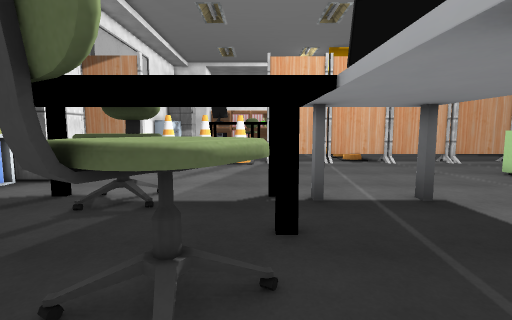
view 1 (above)

24 first-person views from a walk through a Unity game level. The camera is 1.4 m above the floor, tilts 6° down and sees 85° across. The floor is counted in squares, 0.75 m on a side. Each view is taken from the middle of a square. On the plan, view 1 faces up. The plan holds only what a view shows up to about 16 squares ahead; the rest is blank. The place goes on beyond the plan. The player is left out. Door leaves are left out, so doorways stand open. Some surface patterns are stand-ins.

view 2
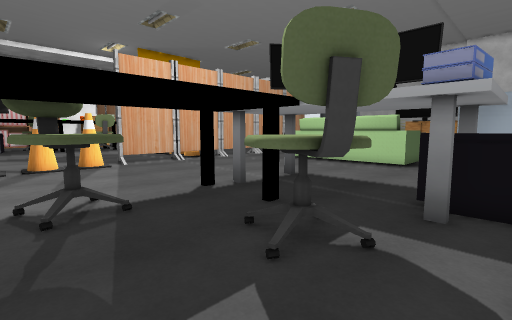

view 3
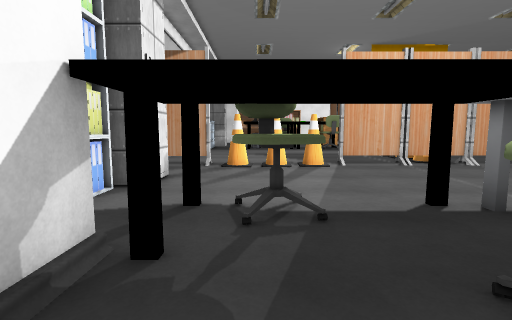

view 4
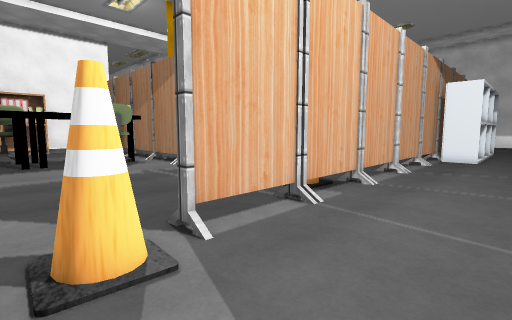

view 5
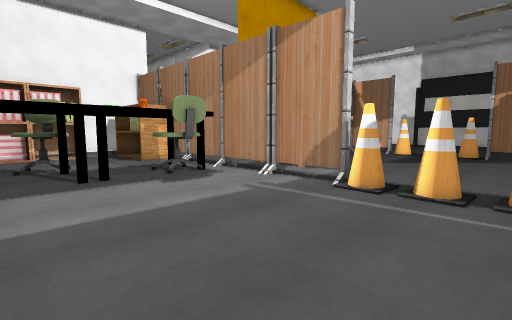

view 6
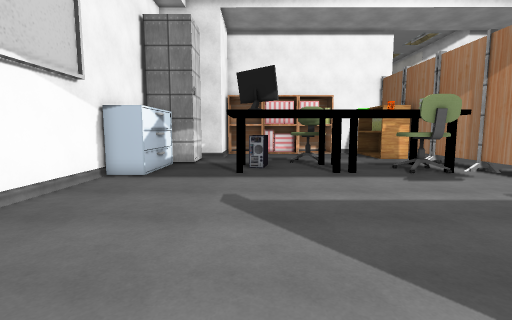

view 7
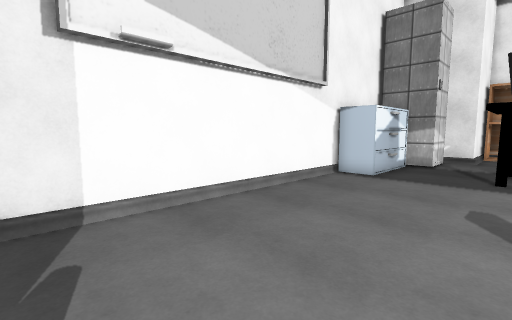

view 8
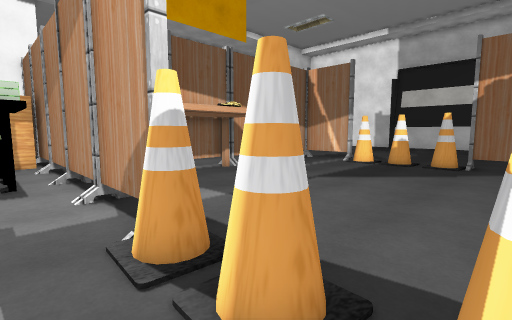

view 9
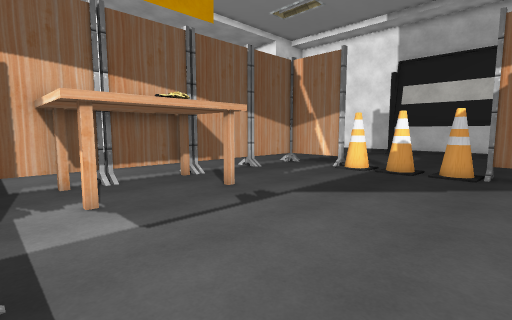

view 10
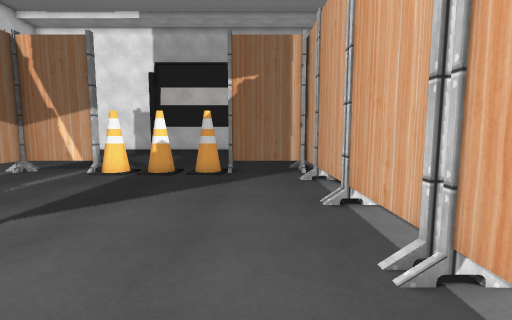

view 11
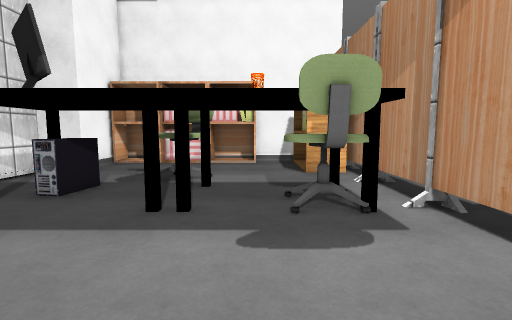

view 12
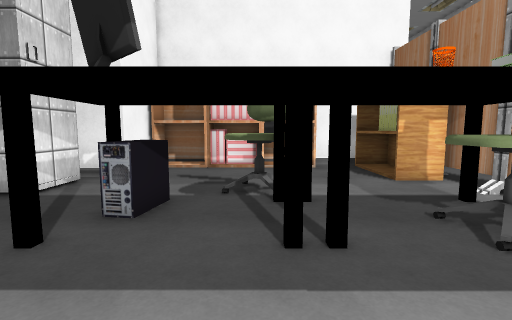

view 13
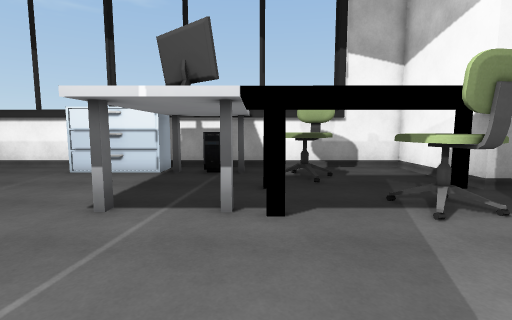

view 14
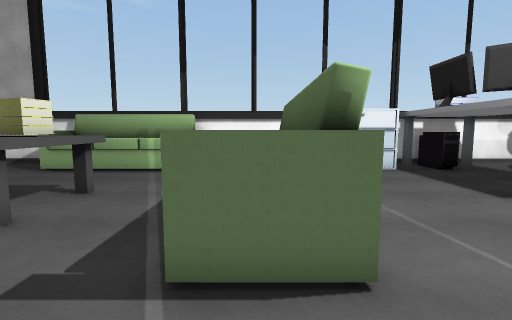

view 15
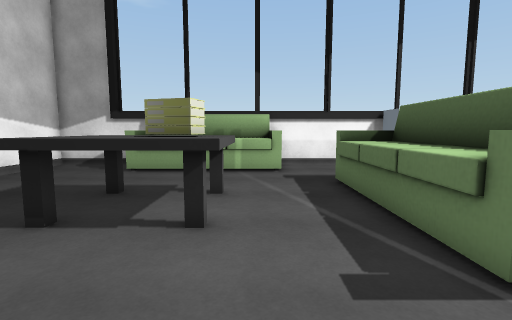

view 16
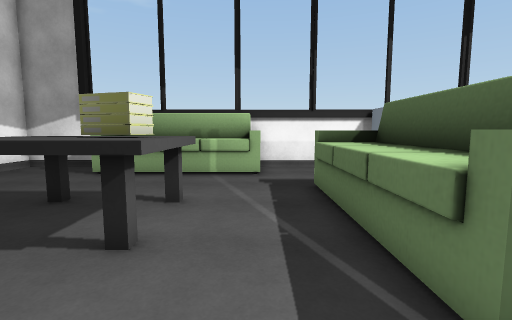

view 17
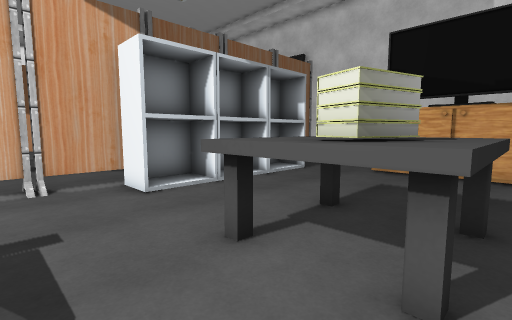

view 18
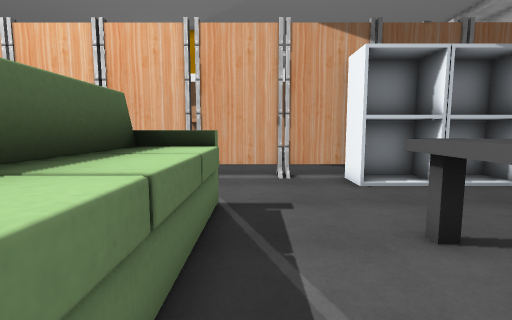

view 19
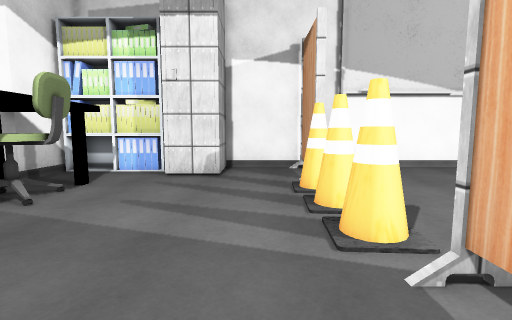

view 20
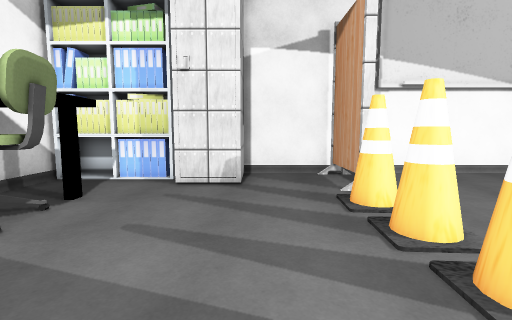

view 21
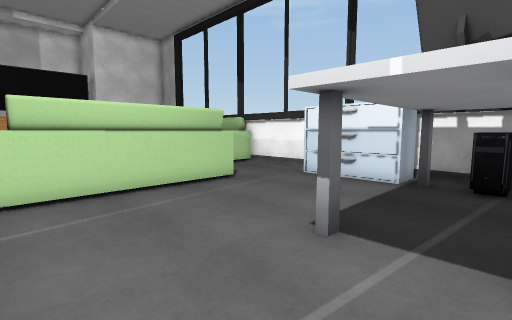

view 22
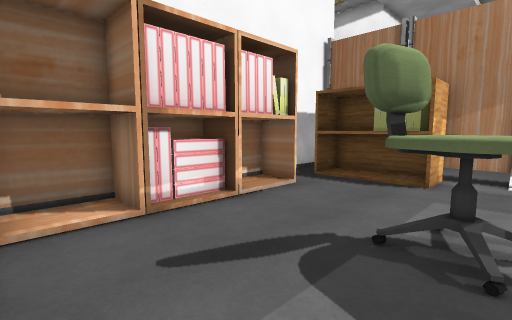

view 23
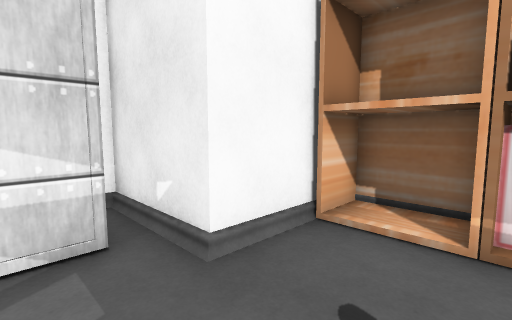

view 24
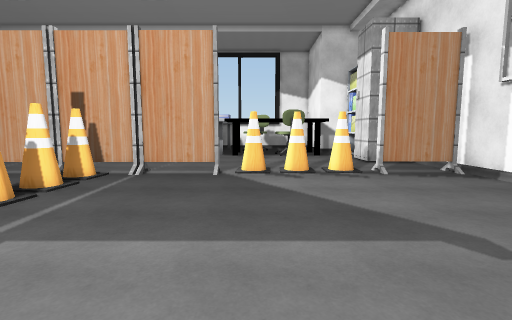

### Floor plan
Key: @ floor where view 1 was taken; # wall or solid block; x gap in a wall; . floor; / step, stairs or slope; = window, fence, low wall or low ledge; ^ raised ledge; C cone; L locker; T thing the floor can be seen under or through; O other object.
Columns run from 11 left of view 1 to 24 right of it. Each row starts with its distance up from view 1.
 41      #############
 40      #.####..#...
 39     #####=####.^##
 38     #..........^ # ..
 37 #####..........###/..
 36 #..............### ...
 35    L..............T...
 34    #.....^^^......T...
 33   ##.....^x^......x... ....
 32   #....=........#.T.........     ..
 31   #....=......##..T.........    ...
 30   #...........##xTTTTTTTTT#######..
 29 ###...#....O..##.T..............#..
 28 #................T..............#..
 27 #................T..#...#.......#
 26 #................x...............
 25 #................T.............CC
 24 #................T...............
 23 #................x.............CC..
 22 #................C.................
 21 #..............................CC...
 20 #................C..............x...
 19 #...............................#...
 18 #................C..............#..
 17 #...........TTTTTTTTTTxTTTTTTT..#..
 16 #####.C.C.C.............../..T#####
 15 #............................T.T .T
 14 #.............................TTTT..
 13 #...................................
 12 ###L..................^^^...........
 11   ##..................#^^...........
 10   ##..................#^^...^^^^....
  9   #...................#^^...^^^^^...
  8   #..#.##.......#.....#^^...^#^^^..
  7   #....##.............#^^...^^^^^...
  6   #...................#^^...........
  5   ####......#.........^^^...........
  4     #.....^.........................
  3     #....^^^........................
  2     #....#^...=...........^^^^^^^^..
  1     #.........=..####.....^^^    ^..
  0     #......@..^..#  #.....########..
 -1     ##############  #######      ###

Positions as (right, up) in squares from view 1, and headings:
1: (0, 0), facing up
2: (-5, 0), facing up-right
3: (-4, 1), facing up
4: (-2, 12), facing up-right
5: (-3, 18), facing up-right
6: (-4, 17), facing up
7: (-4, 17), facing up-left
8: (4, 18), facing up-right
9: (7, 19), facing up-right
10: (8, 19), facing right
11: (2, 23), facing up
12: (-1, 25), facing up
13: (1, 14), facing down
14: (12, 15), facing down
15: (16, 15), facing down
16: (15, 14), facing down
17: (14, 6), facing up-right
18: (14, 5), facing up
19: (4, 14), facing left
20: (2, 13), facing left
21: (2, 12), facing down-right
22: (-6, 33), facing up-right
23: (-3, 34), facing up-left
24: (-1, 29), facing down
